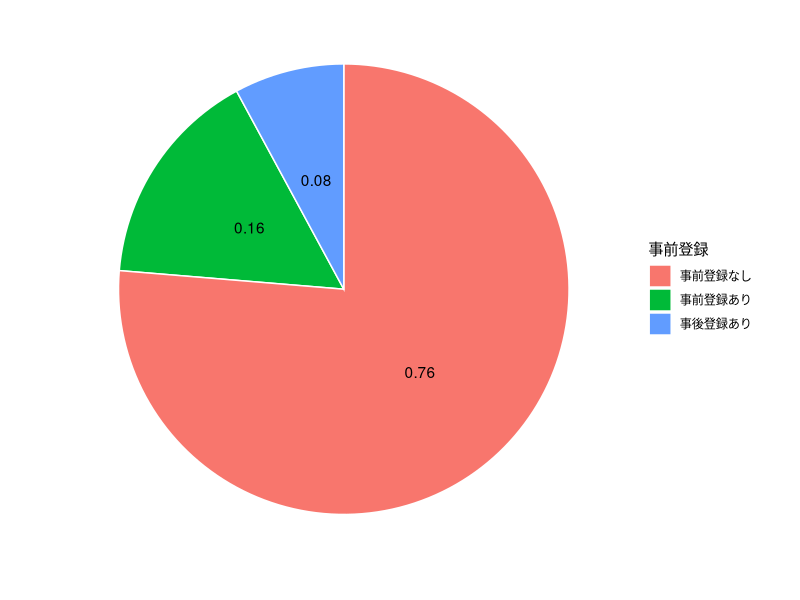
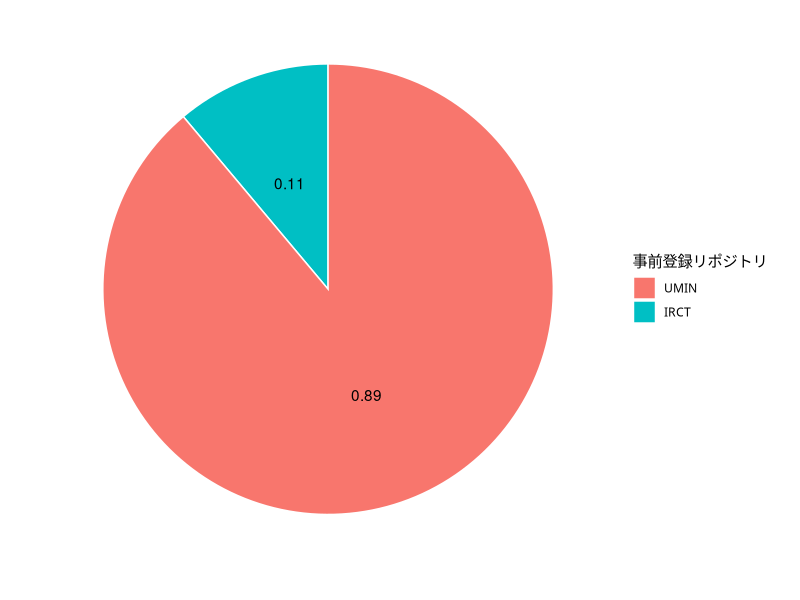
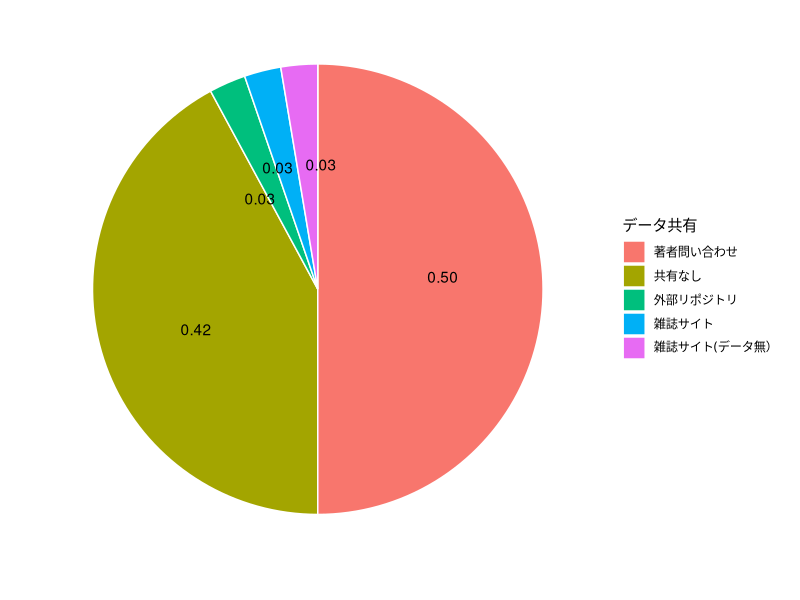
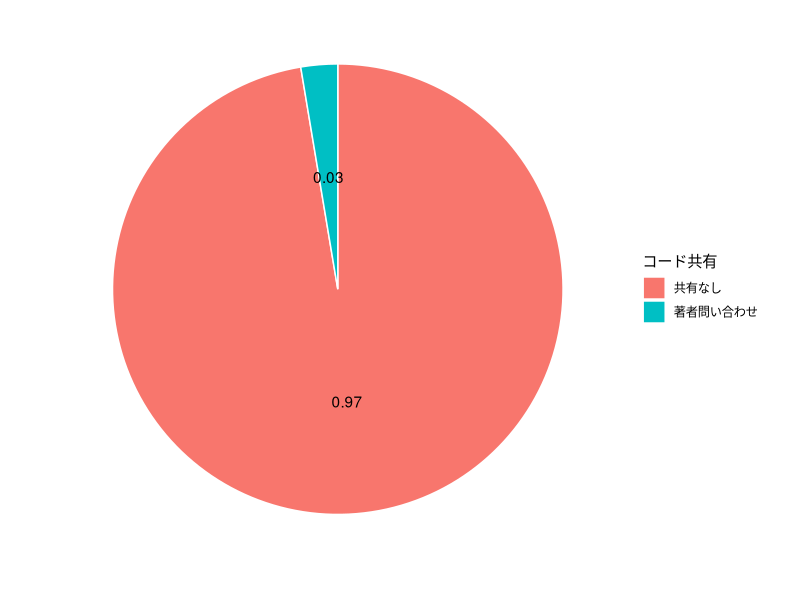

Source code (R) for these figures, in order:
## ---- chunk 1
library(tidyverse)
library(ggrepel)
## ---- chunk 2
setwd("../data")
data <- read_csv("data.csv")
## ---- chunk 3
table(data$type)
## ---- chunk 4
data %>% 
  filter(with_data == 1) %>% 
  select(pre_registered) %>% 
  mutate(n = 1) %>% 
  group_by(pre_registered) %>% 
  summarize(total = sum(n)) %>% 
  mutate(percentage = total/sum(total)) %>% 
  ggplot(aes(x = "", y = total, fill = reorder(pre_registered, -total))) +
  geom_bar(width = 1, stat = "identity", color = "white") +
  coord_polar(theta = "y", direction = -1) +
  theme_bw(base_family = "HiraKakuPro-W3") +
  labs(fill = "事前登録") +
  theme(axis.ticks = element_blank(),
        axis.text = element_blank(),
        panel.grid = element_blank(),
        panel.border = element_blank()) +
  xlab("") + ylab("") +
  geom_text(aes(x = 1, label = sprintf("%0.2f", round(percentage, digits = 2))), position = position_stack(vjust = 0.5))
## ---- chunk 5
data %>% 
  filter(with_data == 1 & pre_registered != "事前登録なし") %>% 
  select(where_pre_registered) %>% 
  mutate(n = 1) %>% 
  group_by(where_pre_registered) %>% 
  summarize(total = sum(n)) %>% 
  mutate(percentage = total/sum(total)) %>% 
  ggplot(aes(x = "", y = total, fill = reorder(where_pre_registered, -total))) +
  geom_bar(width = 1, stat = "identity", color = "white") +
  coord_polar(theta = "y", direction = -1) +
  theme_bw(base_family = "HiraKakuPro-W3") +
  labs(fill = "事前登録リポジトリ") +
  theme(axis.ticks = element_blank(),
        axis.text = element_blank(),
        panel.grid = element_blank(),
        panel.border = element_blank()) +
  xlab("") + ylab("") +
  geom_text(aes(x = 1, label = sprintf("%0.2f", round(percentage, digits = 2))), position = position_stack(vjust = 0.5))
## ---- chunk 6
data %>% 
  filter(with_data == 1) %>% 
  select(share_data) %>% 
  mutate(n = 1) %>% 
  group_by(share_data) %>% 
  summarize(total = sum(n)) %>% 
  mutate(percentage = total/sum(total)) %>% 
  ggplot(aes(x = "", y = total, fill = reorder(share_data, -total))) +
  geom_bar(width = 1, stat = "identity", color = "white") +
  coord_polar(theta = "y", direction = -1) +
  theme_bw(base_family = "HiraKakuPro-W3") +
  labs(fill = "データ共有") +
  theme(axis.ticks = element_blank(),
        axis.text = element_blank(),
        panel.grid = element_blank(),
        panel.border = element_blank()) +
  xlab("") + ylab("") +
  geom_text_repel(aes(x = 1, label = sprintf("%0.2f", round(percentage, digits = 2))), position = position_stack(vjust = 0.5))
## ---- chunk 7
data %>% 
  filter(with_data == 1) %>% 
  select(share_code) %>% 
  mutate(n = 1) %>% 
  group_by(share_code) %>% 
  summarize(total = sum(n)) %>% 
  mutate(percentage = total/sum(total)) %>%
  ggplot(aes(x = "", y = total, fill = reorder(share_code, -total))) +
  geom_bar(width = 1, stat = "identity", color = "white") +
  coord_polar(theta = "y", direction = -1) +
  theme_bw(base_family = "HiraKakuPro-W3") +
  labs(fill = "コード共有") +
  theme(axis.ticks = element_blank(),
        axis.text = element_blank(),
        panel.grid = element_blank(),
        panel.border = element_blank()) +
  xlab("") + ylab("") +
  geom_text(aes(x = 1, label = sprintf("%0.2f", round(percentage, digits = 2))), position = position_stack(vjust = 0.5))
